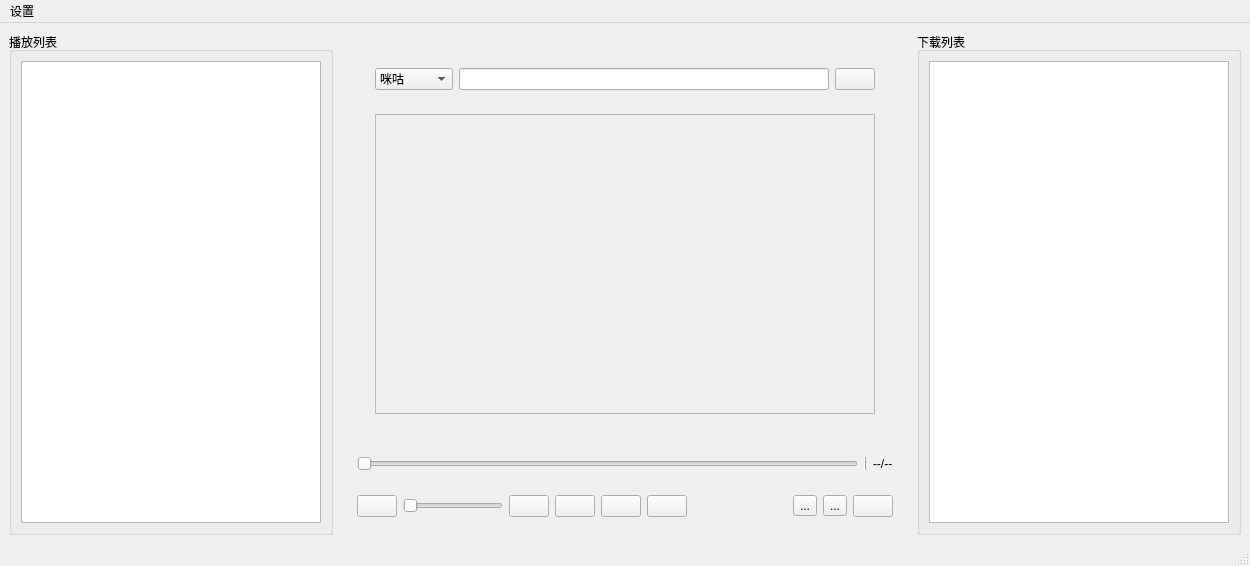
<?xml version="1.0" encoding="UTF-8"?>
<ui version="4.0">
 <class>MainWindow</class>
 <widget class="QMainWindow" name="MainWindow">
  <property name="geometry">
   <rect>
    <x>0</x>
    <y>0</y>
    <width>1242</width>
    <height>562</height>
   </rect>
  </property>
  <property name="windowTitle">
   <string>MusicPlayer</string>
  </property>
  <widget class="QWidget" name="centralwidget">
   <layout class="QHBoxLayout" name="horizontalLayout_7">
    <property name="sizeConstraint">
     <enum>QLayout::SetFixedSize</enum>
    </property>
    <item>
     <widget class="QGroupBox" name="listengroupBox">
      <property name="title">
       <string>播放列表</string>
      </property>
      <layout class="QVBoxLayout" name="verticalLayout">
       <item>
        <widget class="QListView" name="listenlistView">
         <property name="minimumSize">
          <size>
           <width>300</width>
           <height>0</height>
          </size>
         </property>
         <property name="editTriggers">
          <set>QAbstractItemView::NoEditTriggers</set>
         </property>
        </widget>
       </item>
      </layout>
     </widget>
    </item>
    <item>
     <widget class="QWidget" name="widget_10" native="true">
      <layout class="QVBoxLayout" name="verticalLayout_8">
       <item>
        <widget class="QWidget" name="widget_5" native="true">
         <layout class="QHBoxLayout" name="horizontalLayout_3">
          <item>
           <widget class="QWidget" name="widget" native="true">
            <layout class="QVBoxLayout" name="verticalLayout_2">
             <item>
              <widget class="QWidget" name="widget_2" native="true">
               <layout class="QHBoxLayout" name="horizontalLayout">
                <item>
                 <widget class="QComboBox" name="musicercomboBox">
                  <item>
                   <property name="text">
                    <string>咪咕</string>
                   </property>
                  </item>
                  <item>
                   <property name="text">
                    <string>网易云</string>
                   </property>
                  </item>
                  <item>
                   <property name="text">
                    <string>千千静听</string>
                   </property>
                  </item>
                  <item>
                   <property name="text">
                    <string>酷狗</string>
                   </property>
                  </item>
                 </widget>
                </item>
                <item>
                 <widget class="QLineEdit" name="inputlineEdit"/>
                </item>
                <item>
                 <widget class="QPushButton" name="searchButton">
                  <property name="text">
                   <string/>
                  </property>
                 </widget>
                </item>
               </layout>
              </widget>
             </item>
             <item>
              <widget class="QWidget" name="widget_3" native="true">
               <layout class="QVBoxLayout" name="verticalLayout_3">
                <item>
                 <widget class="QScrollArea" name="resultscrollArea">
                  <property name="minimumSize">
                   <size>
                    <width>500</width>
                    <height>300</height>
                   </size>
                  </property>
                  <property name="widgetResizable">
                   <bool>true</bool>
                  </property>
                  <widget class="QWidget" name="scrollAreaWidgetContents">
                   <property name="geometry">
                    <rect>
                     <x>0</x>
                     <y>0</y>
                     <width>498</width>
                     <height>298</height>
                    </rect>
                   </property>
                   <layout class="QVBoxLayout" name="verticalLayout_5"/>
                  </widget>
                 </widget>
                </item>
               </layout>
              </widget>
             </item>
            </layout>
           </widget>
          </item>
         </layout>
        </widget>
       </item>
       <item>
        <widget class="QWidget" name="widget_7" native="true">
         <layout class="QHBoxLayout" name="horizontalLayout_5">
          <item>
           <widget class="QSlider" name="processhorizontalSlider">
            <property name="orientation">
             <enum>Qt::Horizontal</enum>
            </property>
           </widget>
          </item>
          <item>
           <widget class="QFrame" name="frame_3">
            <property name="frameShape">
             <enum>QFrame::VLine</enum>
            </property>
            <property name="frameShadow">
             <enum>QFrame::Raised</enum>
            </property>
           </widget>
          </item>
          <item>
           <widget class="QLabel" name="timelabel">
            <property name="text">
             <string>--/--</string>
            </property>
           </widget>
          </item>
         </layout>
        </widget>
       </item>
       <item>
        <widget class="QWidget" name="widget_4" native="true">
         <layout class="QHBoxLayout" name="horizontalLayout_2">
          <item>
           <widget class="QPushButton" name="voicepushButton">
            <property name="text">
             <string/>
            </property>
           </widget>
          </item>
          <item>
           <widget class="QSlider" name="voicehorizontalSlider">
            <property name="orientation">
             <enum>Qt::Horizontal</enum>
            </property>
           </widget>
          </item>
          <item>
           <widget class="QPushButton" name="lastpushButton">
            <property name="text">
             <string/>
            </property>
           </widget>
          </item>
          <item>
           <widget class="QPushButton" name="playpushButton">
            <property name="text">
             <string/>
            </property>
           </widget>
          </item>
          <item>
           <widget class="QPushButton" name="nextpushButton">
            <property name="text">
             <string/>
            </property>
           </widget>
          </item>
          <item>
           <widget class="QPushButton" name="modepushButton">
            <property name="text">
             <string/>
            </property>
           </widget>
          </item>
          <item>
           <spacer name="horizontalSpacer">
            <property name="orientation">
             <enum>Qt::Horizontal</enum>
            </property>
            <property name="sizeHint" stdset="0">
             <size>
              <width>40</width>
              <height>20</height>
             </size>
            </property>
           </spacer>
          </item>
          <item>
           <widget class="QToolButton" name="downloadtoolButton">
            <property name="text">
             <string>...</string>
            </property>
           </widget>
          </item>
          <item>
           <widget class="QToolButton" name="logintoolButton">
            <property name="text">
             <string>...</string>
            </property>
           </widget>
          </item>
          <item>
           <widget class="QPushButton" name="hideandshowpushButton">
            <property name="text">
             <string/>
            </property>
           </widget>
          </item>
         </layout>
        </widget>
       </item>
      </layout>
     </widget>
    </item>
    <item>
     <widget class="QGroupBox" name="downloadgroupBox">
      <property name="title">
       <string>下载列表</string>
      </property>
      <layout class="QVBoxLayout" name="verticalLayout_4">
       <item>
        <widget class="QListView" name="downloadlistView">
         <property name="minimumSize">
          <size>
           <width>300</width>
           <height>0</height>
          </size>
         </property>
         <property name="editTriggers">
          <set>QAbstractItemView::NoEditTriggers</set>
         </property>
        </widget>
       </item>
      </layout>
     </widget>
    </item>
   </layout>
  </widget>
  <widget class="QMenuBar" name="menubar">
   <property name="geometry">
    <rect>
     <x>0</x>
     <y>0</y>
     <width>1242</width>
     <height>22</height>
    </rect>
   </property>
   <widget class="QMenu" name="menu">
    <property name="title">
     <string>设置</string>
    </property>
    <addaction name="action_bat"/>
   </widget>
   <addaction name="menu"/>
  </widget>
  <widget class="QStatusBar" name="statusbar"/>
  <action name="action_bat">
   <property name="text">
    <string>导出bat脚本文件</string>
   </property>
  </action>
 </widget>
 <resources/>
 <connections/>
</ui>
